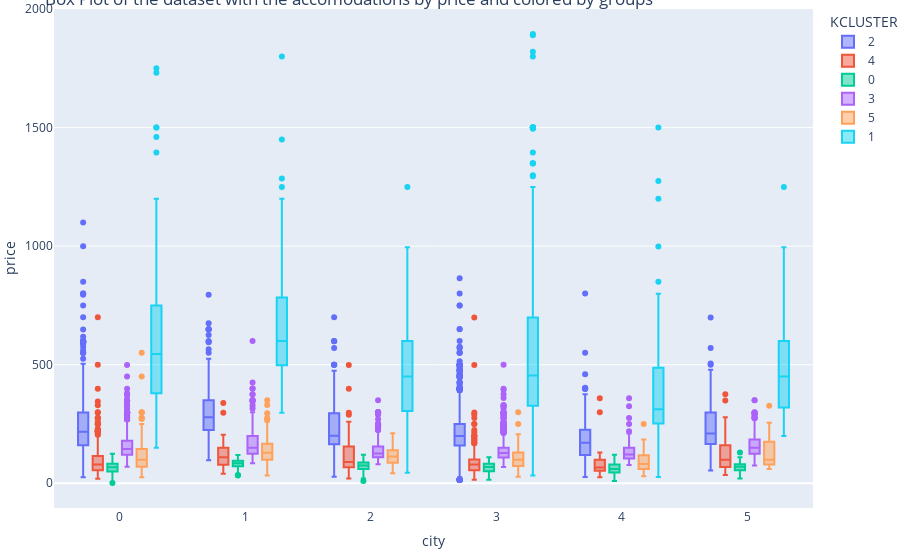

The code cell stored with this chart in its notebook:
### Code cell
fig05 = px.box(pdata_all, y="price", x="city", color="KCLUSTER", title ="Box Plot of the dataset with the accomodations by price and colored by groups", height=1000, width=1500)
fig05.update_layout(width = 900, height = 550,margin=dict(l=0, r=0, b=0, t=0))
fig05.show()

### Figure 1 — Plotly figure (JSON) as saved in the notebook; plotly's stock layout.template omitted (floating-point values rounded to 4 significant figures; data arrays with more than 128 entries replaced by an {"elided": "..."} marker saying what was removed)
{"data": [{"alignmentgroup": "True", "hovertemplate": "KCLUSTER=2<br>city=%{x}<br>price=%{y}<extra></extra>", "legendgroup": "2", "marker": {"color": "#636efa"}, "name": "2", "notched": false, "offsetgroup": "2", "orientation": "v", "showlegend": true, "type": "box", "x": {"elided": "3584 int values"}, "x0": " ", "xaxis": "x", "y": {"elided": "3584 float values"}, "y0": " ", "yaxis": "y"}, {"alignmentgroup": "True", "hovertemplate": "KCLUSTER=4<br>city=%{x}<br>price=%{y}<extra></extra>", "legendgroup": "4", "marker": {"color": "#EF553B"}, "name": "4", "notched": false, "offsetgroup": "4", "orientation": "v", "showlegend": true, "type": "box", "x": {"elided": "1023 int values"}, "x0": " ", "xaxis": "x", "y": {"elided": "1023 float values"}, "y0": " ", "yaxis": "y"}, {"alignmentgroup": "True", "hovertemplate": "KCLUSTER=0<br>city=%{x}<br>price=%{y}<extra></extra>", "legendgroup": "0", "marker": {"color": "#00cc96"}, "name": "0", "notched": false, "offsetgroup": "0", "orientation": "v", "showlegend": true, "type": "box", "x": {"elided": "6156 int values"}, "x0": " ", "xaxis": "x", "y": {"elided": "6156 float values"}, "y0": " ", "yaxis": "y"}, {"alignmentgroup": "True", "hovertemplate": "KCLUSTER=3<br>city=%{x}<br>price=%{y}<extra></extra>", "legendgroup": "3", "marker": {"color": "#ab63fa"}, "name": "3", "notched": false, "offsetgroup": "3", "orientation": "v", "showlegend": true, "type": "box", "x": {"elided": "5229 int values"}, "x0": " ", "xaxis": "x", "y": {"elided": "5229 float values"}, "y0": " ", "yaxis": "y"}, {"alignmentgroup": "True", "hovertemplate": "KCLUSTER=5<br>city=%{x}<br>price=%{y}<extra></extra>", "legendgroup": "5", "marker": {"color": "#FFA15A"}, "name": "5", "notched": false, "offsetgroup": "5", "orientation": "v", "showlegend": true, "type": "box", "x": {"elided": "1036 int values"}, "x0": " ", "xaxis": "x", "y": {"elided": "1036 float values"}, "y0": " ", "yaxis": "y"}, {"alignmentgroup": "True", "hovertemplate": "KCLUSTER=1<br>city=%{x}<br>price=%{y}<extra></extra>", "legendgroup": "1", "marker": {"color": "#19d3f3"}, "name": "1", "notched": false, "offsetgroup": "1", "orientation": "v", "showlegend": true, "type": "box", "x": {"elided": "769 int values"}, "x0": " ", "xaxis": "x", "y": {"elided": "769 float values"}, "y0": " ", "yaxis": "y"}], "layout": {"boxmode": "group", "height": 550, "legend": {"title": {"text": "KCLUSTER"}, "tracegroupgap": 0}, "margin": {"b": 0, "l": 0, "r": 0, "t": 0}, "title": {"text": "Box Plot of the dataset with the accomodations by price and colored by groups"}, "width": 900, "xaxis": {"anchor": "y", "domain": [0, 1], "title": {"text": "city"}}, "yaxis": {"anchor": "x", "domain": [0, 1], "title": {"text": "price"}}}}
